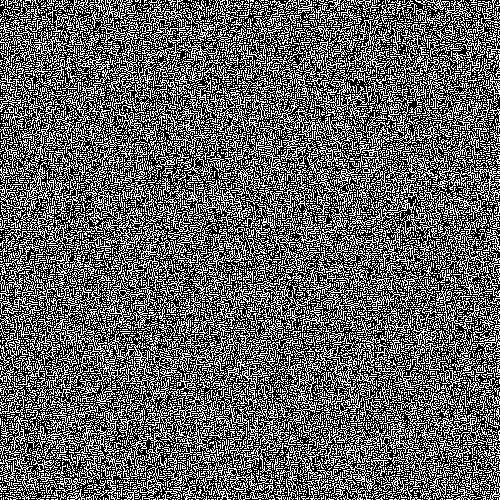
Frame 1 (no input)
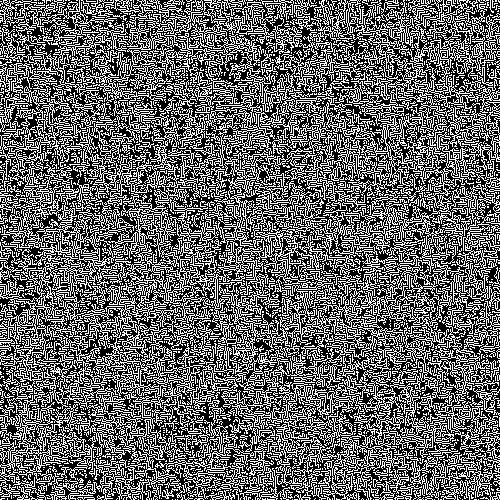
Frame 60 (the mouse pressed at the canvas centre just before this capture)
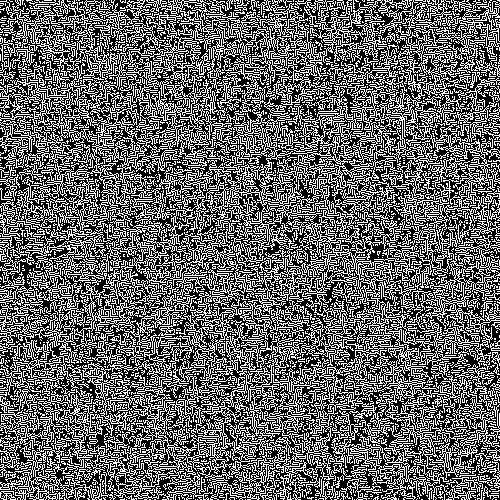
Frame 120 (the mouse held since frame 60 and released just before this capture)

The Processing sketch that drew these frames (run headless with seeded random() and noise(); from frame 60 on, the mouse is pressed at the canvas centre):

// Processing sketch: simulation
// ── simulation.pde
Env ENV;
boolean paused = false;

void setup(){
  size(500, 500);

  // initialize grid
  ENV = new Env();
  ENV.randInit();
  ENV.display();
}

// update generations in real-time
void draw(){
  if(!paused){
    ENV.next();
    ENV.display();
  }
}

void keyPressed(){
  if(key == ' ') paused = !paused; // pause

  // step one generation while paused
  if(key == 'f' && paused){
    ENV.next();
    ENV.display();
  }
}

// proper modulus for wrapping grid
// gives correct values for negative ints
int mod(int x, int y){
  return (x % y + y) % y;
}

// class that handles grid + cell creation/updates
class Env {
  public Cell[][] grid;

  Env(){
    grid = new Cell[width][height];
  }

  // randomly populate the grid with dead/live cells
  // used at program start as generation 0
  void randInit(){
    for(int x = 0; x < grid.length; x++){
      for(int y = 0; y < grid[x].length; y++){
        grid[x][y] = new Cell(this, x, y, int(random(2)));
      }
    }
  }

  // get corresponding cell at x/y coords
  Cell cell(int x, int y){
    return grid[mod(x, width)][mod(y, height)];
  }

  // advance grid to next generation
  void next(){
    // deep clone grid
    // necessary to ensure that cells read neighbors from current grid as opposed to a partially-updated grid
    Cell[][] newgrid = grid.clone();
    for(int i = 0; i < newgrid.length; i++){
      newgrid[i] = newgrid[i].clone();
    }

    // advance all cells to next generation
    for(Cell[] cells : newgrid){
      for(Cell cell : cells){
        cell.next();
      }
    }

    // overwrite grid with updated cells
    grid = newgrid;
  }

  // draw grid
  void display(){
    background(0);

    // draw each cell
    // using pixels[] is faster than using set()
    loadPixels();
    for(int x = 0; x < grid.length; x++){
      for(int y = 0; y < grid[x].length; y++){
        pixels[y * width + x] = color(grid[x][y].life * 255);
      }
    }
    updatePixels();
  }
}


// class that handles cell behavior
class Cell {
  Env env;
  int x, y;
  public int life;

  Cell(Env ENV, int X, int Y, int l){
    env = ENV;
    x = X;
    y = Y;
    life = l;
  }

  // get neighboring cells
  // accounts for grid wrapping
  Cell[] neighbors(){
    return new Cell[]{
      env.cell(x - 1, y - 1), env.cell(x - 1, y), env.cell(x - 1, y + 1),
      env.cell(x    , y - 1),                     env.cell(x    , y + 1),
      env.cell(x + 1, y - 1), env.cell(x + 1, y), env.cell(x + 1, y + 1)
    };
  }

  // advance cell to next generation
  void next(){
    // get number of living neighbors via sum
    int lives = 0;
    for(Cell neighbor : neighbors()){
      lives += neighbor.life;
    }

    // beautiful one-liner implements GoL rule
    // live cells with 2 or 3 neighbors --> live
    // dead cells with 3 neighbors --> live
    // all other cells --> dead
    life = (life == 1 && lives > 1 && lives < 4) || (life == 0 && lives == 3) ? 1 : 0;
  }
}
